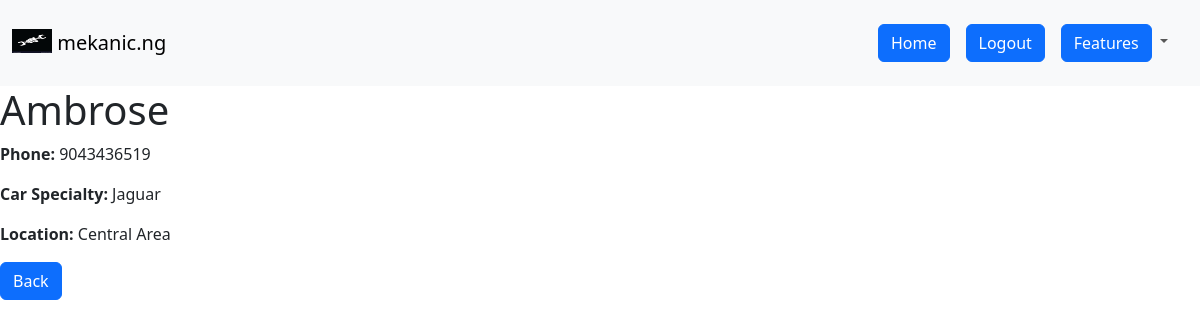
Screenshot of /mechanic-item/4 (signed in) with the database file from the repository.
### main.py (models this page shows)
class MechanicList(db.Model):
    id = db.Column(db.Integer, primary_key=True)
    name = db.Column(db.String(100), nullable=False)
    location = db.Column(db.String(100), nullable=False)
    phone = db.Column(db.Integer, nullable=False, unique=True)
    specialty = db.Column(db.String(30), nullable=False)

### main.py (the view)
@app.route("/mechanic-item/<id_>", methods=["GET"])
@login_required
def mechanic_item(id_):
    mechanic = db.get_or_404(MechanicList, id_)
    return render_template("mechanic_item.html", current_user=current_user, mechanic=mechanic)

### main.py (called while the page is built)
@login_manager.user_loader
def load_user(user_id):
    return db.get_or_404(User, user_id)

### templates/mechanic_item.html
{% extends "base.html" %}
{% block content %}
<div><h1>{{mechanic.name}}</h1>
<p><b>Phone:</b> {{mechanic.phone}}</p>
<p><b>Car Specialty:</b> {{mechanic.specialty}}</p>
<p><b>Location:</b> {{mechanic.location}}</p>
</div>
<a href="{{url_for('full_list')}}" class="btn btn-primary">Back</a>
{% endblock %}

### static/styles.css (style rules this page uses)
html { color: purple }

### rows the page displays
MechanicList: name "Ambrose", phone "9043436519", specialty "Jaguar", location "Central Area"
